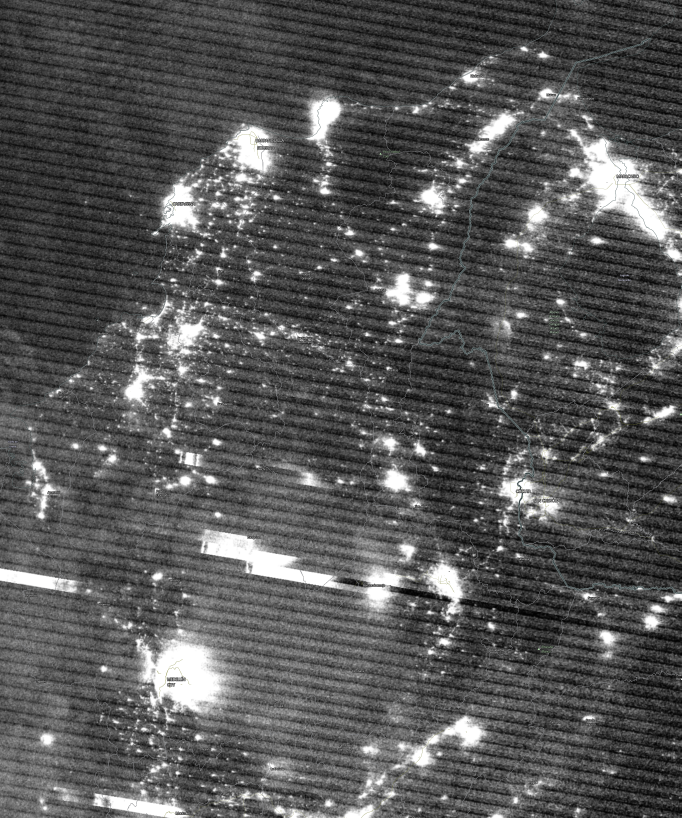
%> input picture img/21-05-2020.png, 2725 x 3271 px (shown at 1/4 size); its folder holds 4 pictures in this run
$ octave NASASpaceApps.m   (GNU Octave 9; MATLAB toolbox functions it lacks are replaced by stand-ins)
%> lines starting %> are read from the running program, lines starting %| are printed output that depends on the picture
### sortByDate.m
function [filesOut] = sortByDate(filesIn)
for i=1:length(filesIn)
    filesIn(i).date = datetime(strrep(filesIn(i).name, '.png', ''),'InputFormat', 'dd-MM-yyyy');
end
[x,idx]=sort([filesIn.date]);
filesIn=filesIn(idx);
filesOut = filesIn;
end

### MejoraImagen.m
function ImSnCon=MejoraImagen(Ie,valorpixel)

R = Ie(:, :, 1);
ImSn=R-valorpixel;
ImSnCon = imadjust(ImSn);
end

### NASASpaceApps.m
clc
clear all
close all

% km/px
km_px = 0.110;

% Los datos estan organizados en arrays de structs
% cada elemento del contiene un struct con los atributos  ->

% Extrayendo y organizando las imagenes desde el folder img
files = sortByDate(dir ('./img/*png'));

% Valor que se le sustraerá a cada imagen
substract = [150 130 250 250 220 180 220 240 240 200 180 240];
temp = num2cell(substract);
[files.substract] = temp{:};


% Lectura y procesamiento de imagenes
for i=1:length(files)
    % Lectura de imagen
    files(i).initialImg = imread(strcat('./img/',files(i).name));

    % Procesamiento de imagen
     files(i).substractedImg = MejoraImagen(files(i).initialImg,files(i).substract);
%> in MejoraImagen, `ImSn=R-valorpixel;`:
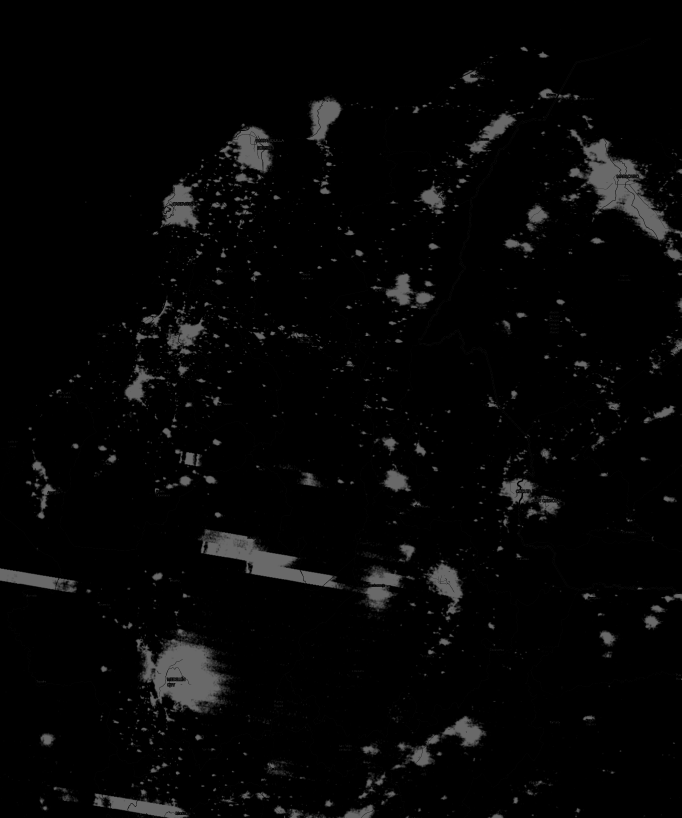
%> ImSn: size 3271x2725 uint8 (shown at 1/4 size); min 0, max 105, mean 5.8
%> in MejoraImagen, `ImSnCon = imadjust(ImSn);`:
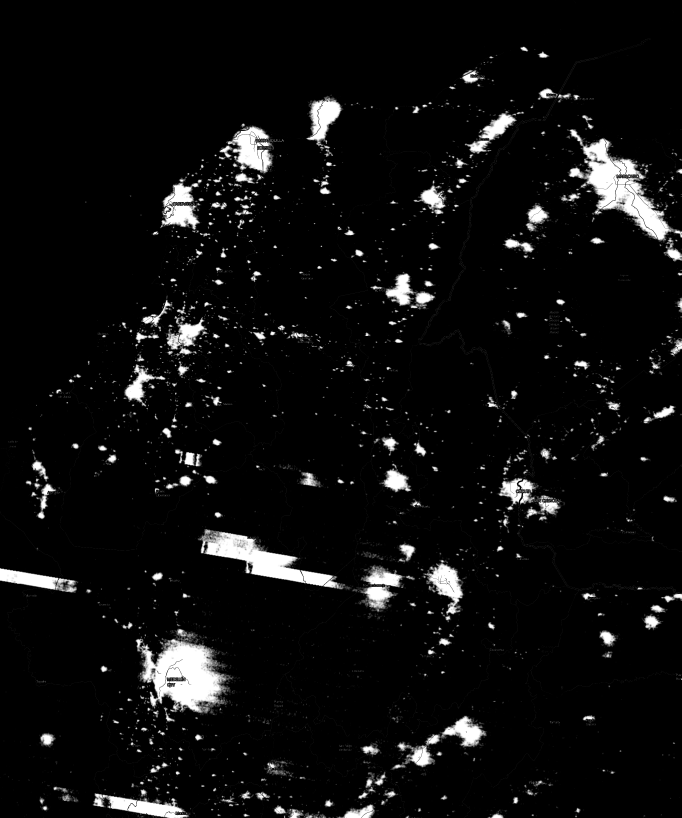
%> ImSnCon: size 3271x2725 uint8 (shown at 1/4 size); min 0, max 255, mean 14.2
end
%> pass 2 of the loop `for i=1:length(files)`:
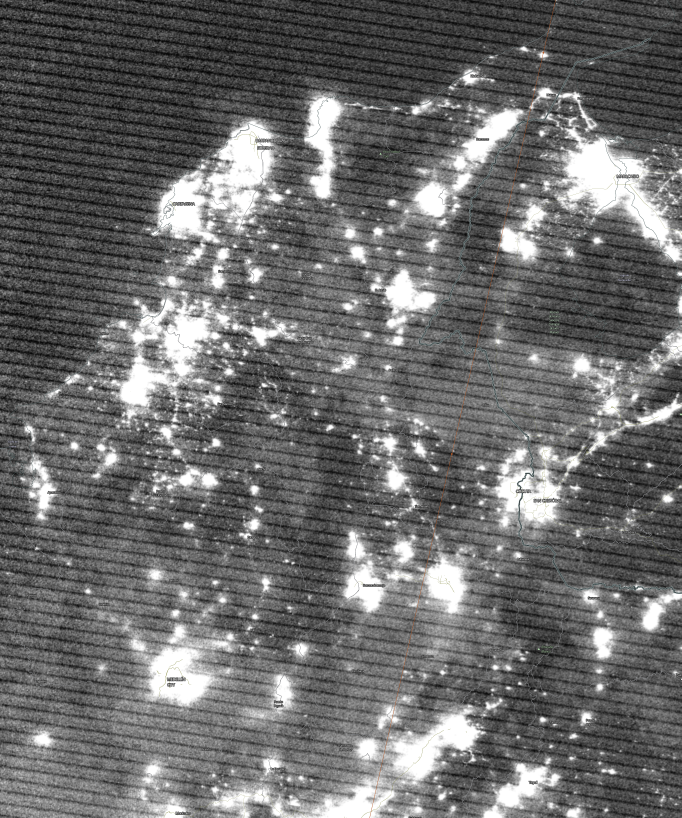
%> input picture img/22-02-2020.png, 2725 x 3271 px (shown at 1/4 size)
%> in MejoraImagen (call 2), `ImSn=R-valorpixel;`:
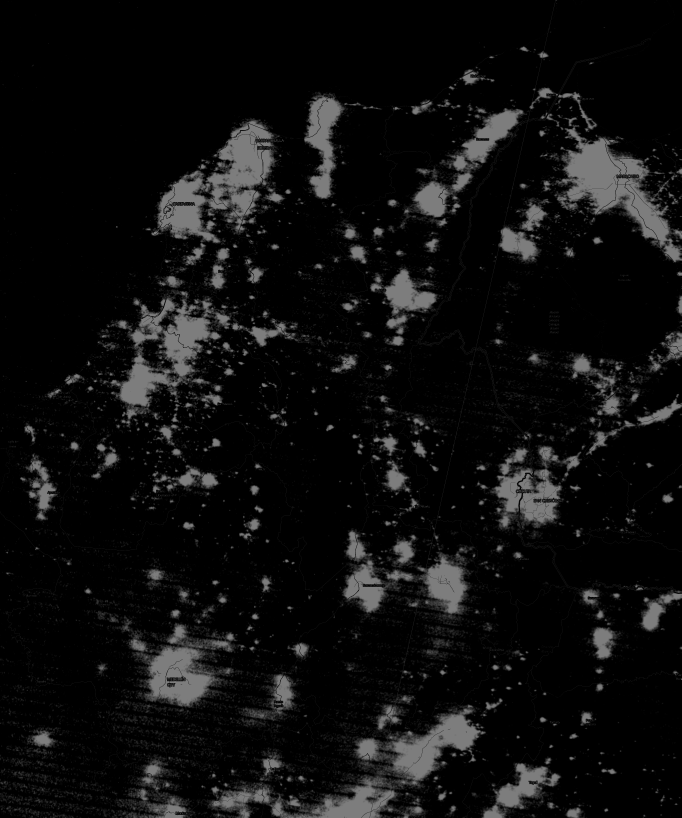
%> ImSn: size 3271x2725 uint8 (shown at 1/4 size); min 0, max 125, mean 14.5
%> in MejoraImagen (call 2), `ImSnCon = imadjust(ImSn);`:
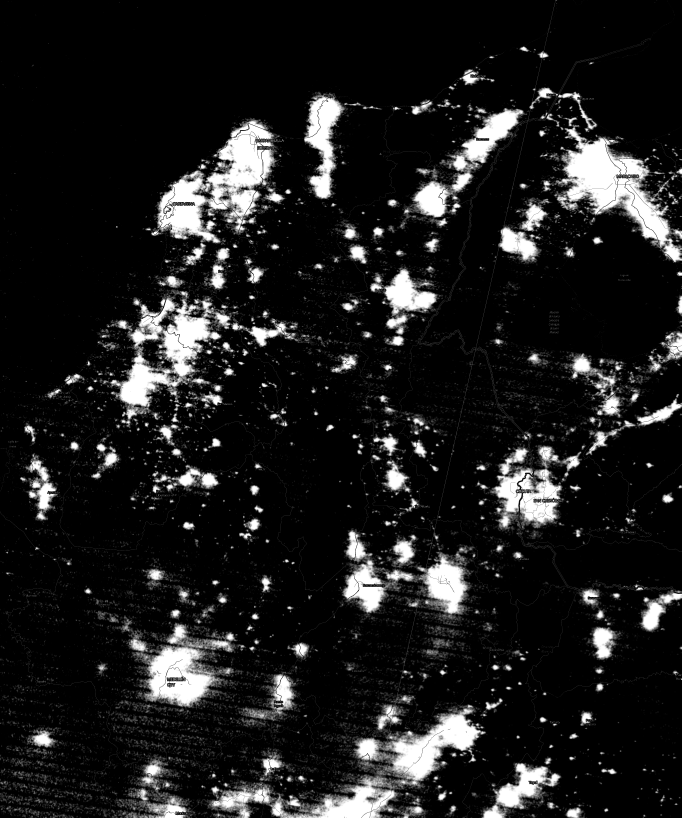
%> ImSnCon: size 3271x2725 uint8 (shown at 1/4 size); min 0, max 255, mean 29.6
%> pass 3 of the loop `for i=1:length(files)`:
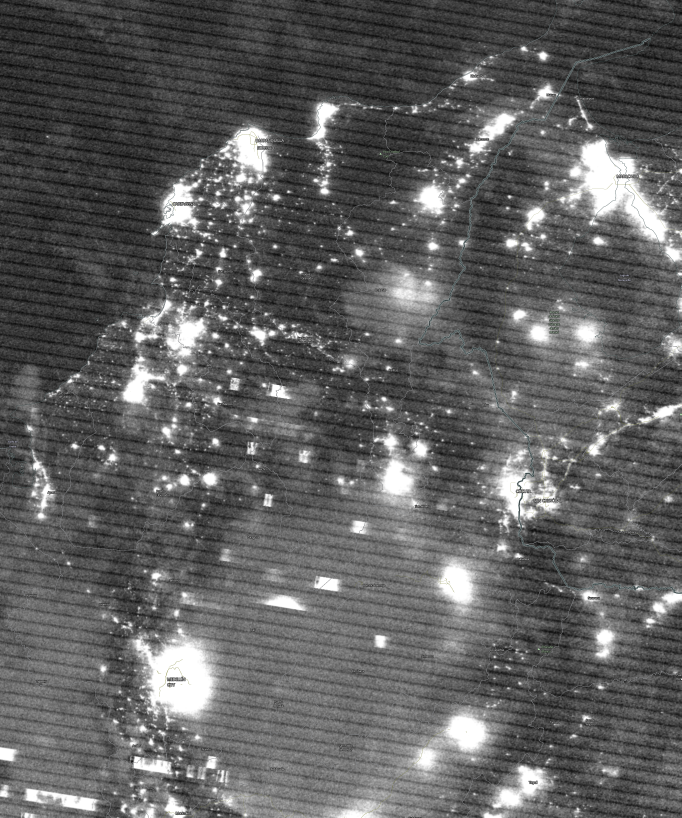
%> input picture img/22-05-2020.png, 2725 x 3271 px (shown at 1/4 size)
%> in MejoraImagen (call 3), `ImSn=R-valorpixel;`:
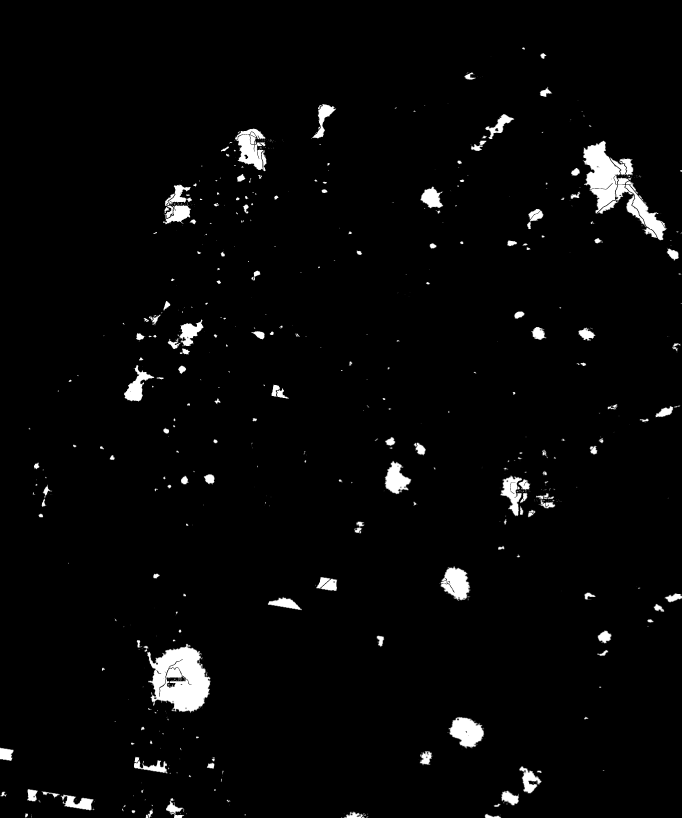
%> ImSn: size 3271x2725 uint8 (shown at 1/4 size); min 0, max 5, mean 0.142; drawn with min black and max white
%> the loop made 4 passes; the first 3 are shown

figure;
suptitle('AVERAGE BRIGHTNESS');
subplot(1,3,1);

%> (the run ends here)
